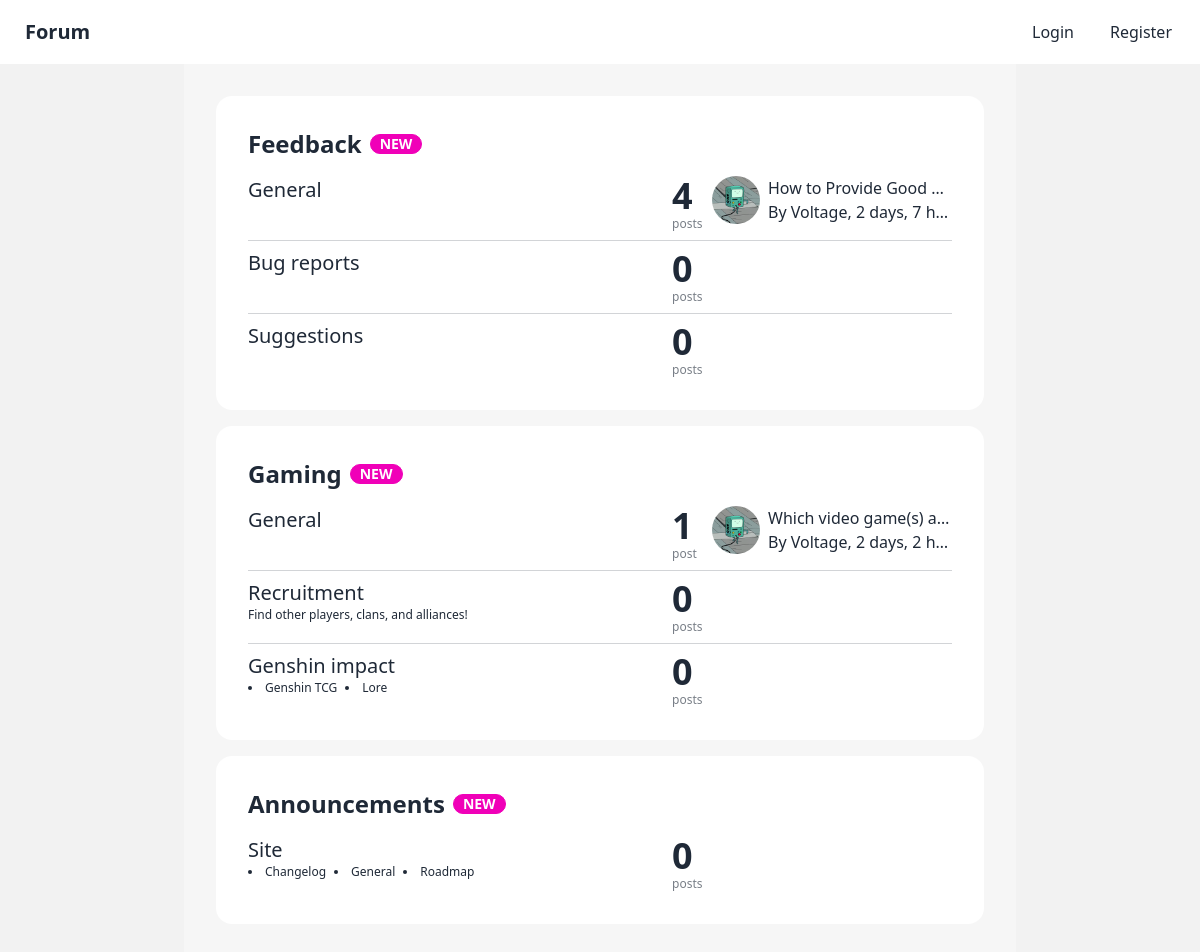
Before: / with the older database file.
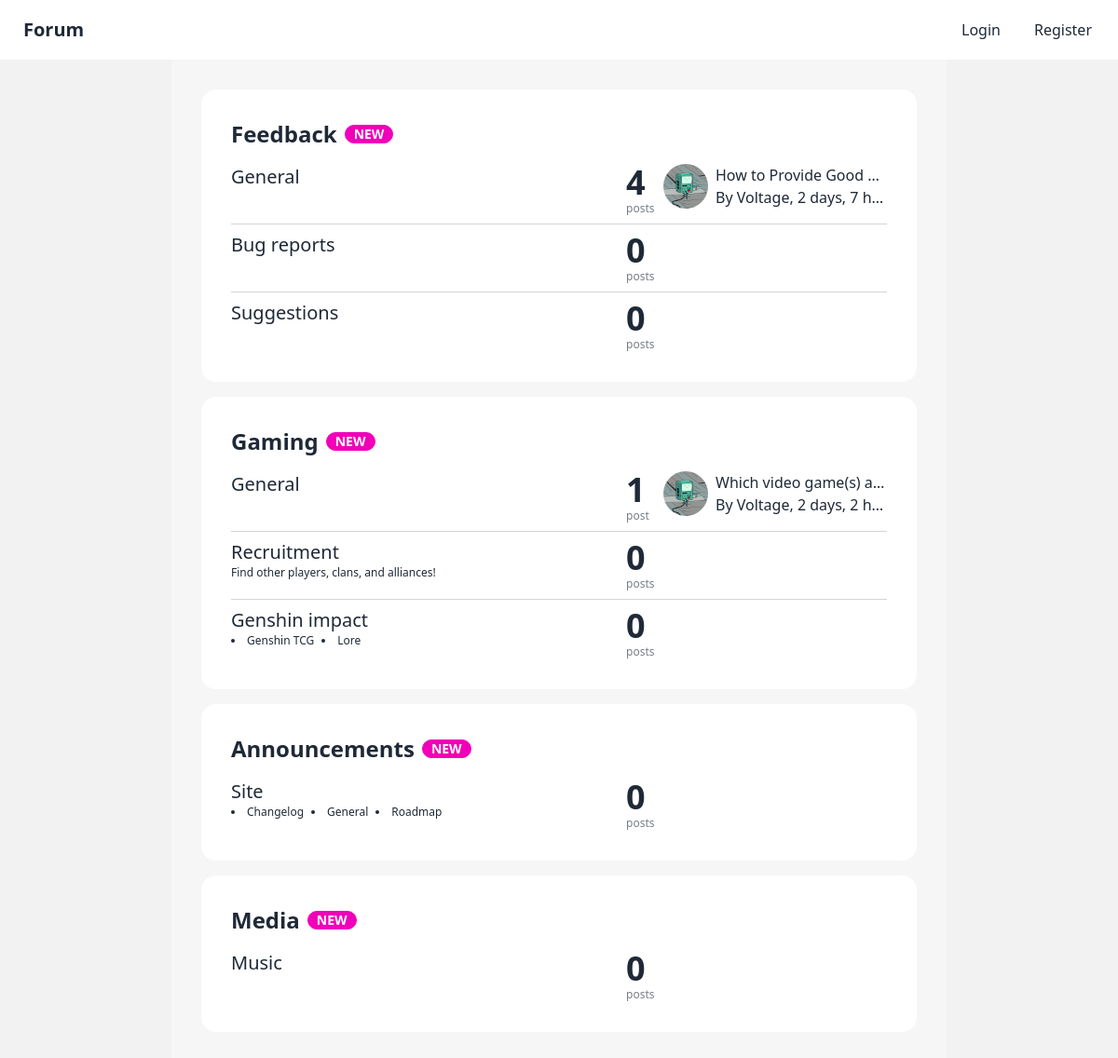
After: the same page with the newer database file.
### app/models.py (models this page shows, shortened)
class SubTopic(models.Model):
    slug = models.SlugField()
    name = models.CharField(max_length=150)
    description = models.CharField(max_length=150, blank=True)
    created_at = models.DateTimeField(auto_now=True)
    topic = models.ForeignKey(
        "self", on_delete=models.DO_NOTHING, null=True, blank=True
    )
    def new(self):
        return self.created_at > now() - timedelta(days=7)
    class Meta:
        unique_together = ["slug", "topic"]
    def get_absolute_url(self):
        if self.topic == None:
            return reverse("topic", kwargs={"topic": self.slug})
        return reverse("topic", kwargs={"topic": self.slug, "topic_pk": self.topic.pk})

class Thread(models.Model):
    subtopic = models.ForeignKey(SubTopic, on_delete=models.DO_NOTHING)
    title = models.CharField(max_length=150)
    slug = models.SlugField()
    author = models.ForeignKey(User, on_delete=models.DO_NOTHING)
    created_at = models.DateTimeField(auto_now=True)
    class Meta:
        unique_together = ["slug", "subtopic"]
    def get_absolute_url(self):
        return reverse(
            "thread", kwargs={"thread": self.slug, "topic_pk": self.subtopic.pk}
        )

class Post(models.Model):
    author = models.ForeignKey(User, on_delete=models.DO_NOTHING)
    thread = models.ForeignKey(Thread, on_delete=models.DO_NOTHING)
    content = models.CharField(max_length=1500)
    created_at = models.DateTimeField(auto_now=True)
    class Meta:
        get_latest_by = "created_at"
    def get_absolute_url(self):
        posts: models.Manager[Post] = self.thread.post_set
        index = posts.filter(pk__lt=self.pk).count()
        page = index // 10 + 1
        return f"{self.thread.get_absolute_url()}?page={page}#post-{self.pk}"

### app/views.py (the view)
# urls.py: path("", MainView.as_view(), name="main"),
class MainView(TemplateView):
    template_name = "main.html"
    def get_context_data(self, **kwargs: typing.Any) -> typing.Dict[str, typing.Any]:
        context = super().get_context_data(**kwargs)
        context["subtopics"] = (
            SubTopic.objects.filter(topic__topic=None, topic__isnull=False)
            .annotate(post_count=Count("thread__post"))
            .order_by("topic")
        )
        return context

### app/templates/main.html (shortened to what this page needs)
{% extends 'base.html' %}
{% block main %} {% include 'navbar.html' %}
{% load humanize %}
<main class="bg-base-200">
  <div class="container mx-auto md:px-24">
    <div class="bg-base-100/30 grid p-8 gap-4">
      {% regroup subtopics by topic as subtopics_list %}
      {% for topic, subtopics in subtopics_list %}
      <div class="card bg-base-100">
        <div class="card-body">
          <div class="card-title !text-2xl">
            {{topic.name}} {% if topic.new %}
            <div class="badge badge-secondary">NEW</div>
            {% endif %}
          </div>
          <ul class="divide-y gap-2 grid divide-base-content/20">
            {% for subtopic in subtopics %}
            <li>{% include 'subtopic.html' %} {% endfor%}</li>
          </ul>
        </div>
      </div>
      {% endfor %}
    </div>
  </div>
</main>
{% endblock %}

### app/templates/base.html (shortened to what this page needs)
<!DOCTYPE html>
<html lang="en">
<head>
    {% load static %}
    <link href="{% static 'main.css' %}{% if debug %}?{% now 'U' %}{% endif %}" rel="stylesheet" type="text/css" />
</head>
<body>
    {% block main %}
    {% endblock %}
</body>
</html>

### app/templates/navbar.html
{% load static %}
{% static "avatar.gif" as avatar %}
<nav class="navbar bg-base-100">
  <div class="flex-1">
    <a class="btn btn-ghost normal-case text-xl" href="{% url 'main' %}"
      >Forum</a
    >
  </div>
  {% if user.is_authenticated%}
  <div class="flex-none gap-2">
    <form method="GET" action="{% url 'search' %}" class="form-control">
      <input type="text" placeholder="Search" name="query" class="input input-bordered" />
    </form>
    <div class="dropdown dropdown-end">
      <label tabindex="0" class="btn btn-ghost btn-circle avatar">
        <div class="w-10 rounded-full">
          <img src="{{user.profile.avatar|default:avatar}}" />
        </div>
      </label>
      <ul
        tabindex="0"
        class="mt-3 p-2 shadow menu menu-compact dropdown-content bg-base-100 rounded-box w-52"
      >
        <li>
          <a class="justify-between" href="{% url 'user' user.username %}">
            Profile
            <span class="badge">New</span>
          </a>
        </li>
        <li><a href="{% url 'user' user.username %}">Settings</a></li>
        <li><a href="{% url 'logout' %}">Logout</a></li>
      </ul>
    </div>
  </div>
  {% else %}
  <div class="flex-none">
    <ul class="menu menu-horizontal px-1 gap-1">
      <li><a href="{% url 'login' %}">Login</a></li>
      <li><a href="{% url 'signup' %}">Register</a></li>
    </ul>
  </div>
  {% endif %}
</nav>

### app/templates/subtopic.html (shortened to what this page needs)
{% load humanize %}
<div class="grid grid-cols-[1fr_4rem_minmax(3rem,15rem)] pt-2 items-start">
  <div>
    <div class="flex gap-2 items-center text-xl">
      <a href="{{ subtopic.get_absolute_url }}" class="link link-hover"
        >{{subtopic.name}}</a
      >
    </div>
    <div class="text-xs">
      {% if subtopic.subtopic_set.count > 0 %}
      <ul class="flex list-disc list-inside flex-wrap gap-2">
        {% for subtopic in subtopic.subtopic_set.all %}
        <li class=""><a class="link link-hover" href="{{ subtopic.get_absolute_url }}">{{subtopic.name}}</a></li>
        {% endfor %}
      </ul>
      {% else %} {{subtopic.description}} {% endif %}
    </div>
  </div>
  <div class="stat py-0">
    <div class="stat-value">{{subtopic.post_count|intword}}</div>
    <div class="stat-desc">post{{subtopic.post_count|pluralize}}</div>
  </div>
  {% with thread=subtopic.thread_set.first %}
  {% with post=thread.post_set.latest %} {% if post %}
  <div class="flex gap-2">
    <div class="avatar">
      {% load static %} {% static "avatar.gif" as avatar %}
      <div class="w-12 rounded-full">
        <img src="{{post.author.profile.avatar|default:avatar}}" />
      </div>
    </div>
    <div class="truncate">
      <div class="truncate">
        <a
          class="link link-hover"
          href="{{post.get_absolute_url}}"
          >{{thread.title}}</a
        >
      </div>
      <span>By {{ post.author.username }},</span>
      <time datetime="{{created_at|date:'c'}}"
        >{{post.created_at|naturaltime}}</time
      >
    </div>
  </div>
  {% endif %} {% endwith %} {% endwith %}
</div>

Changed rows visible on the page:
added SubTopic: name "Media", shows "NEW"
now on this page (row edited): SubTopic: name "Music", post_count "0", shown under "Media"
